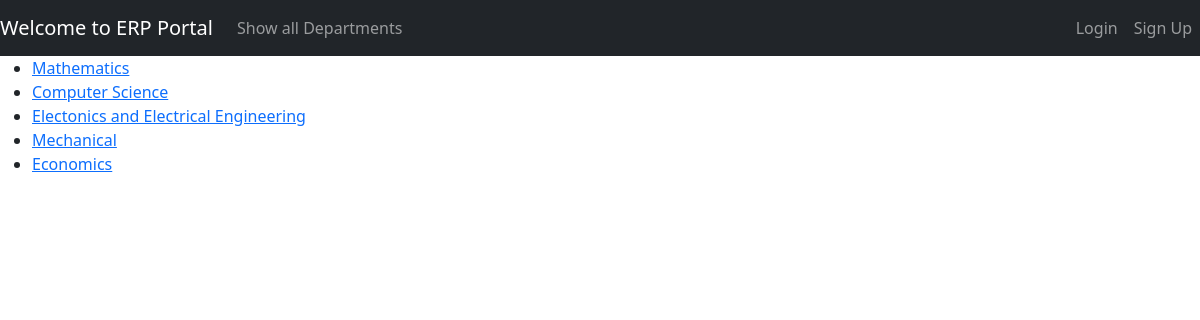
The page /departments on the database as committed earlier.
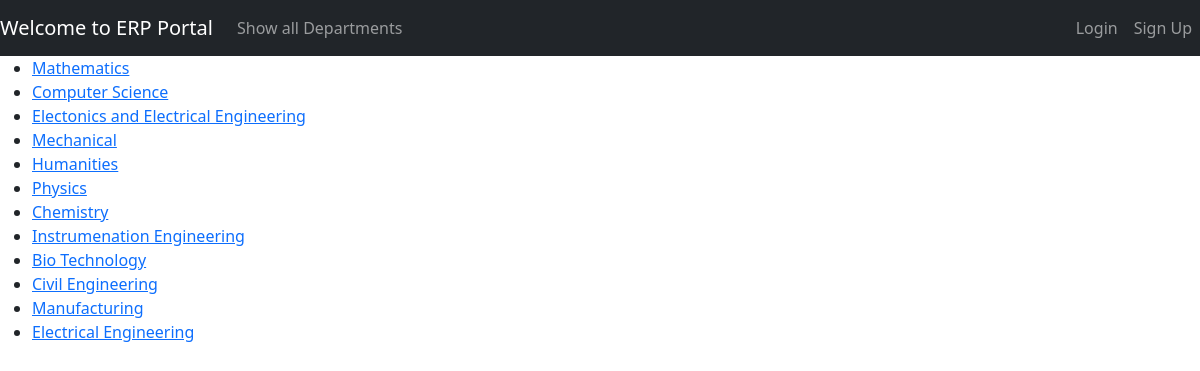
The same page on the database as committed later.
### erpApp/models.py (models this page shows)
class Department(models.Model):
    departmentName = models.CharField(max_length=100)
    facId = models.IntegerField()
    depCode = models.CharField(max_length=2, validators=[depError])
    def __str__(self):
        return self.departmentName

### erpApp/views.py (the view)
# urls.py: path("departments", views.listDepartments, name="listDepartment"),
def listDepartments(request):
    departments = Department.objects.all()
    print(departments)
    return render(request, "erpApp/listDepartments.html", {
        "departmentList": departments
    })

### erpApp/templates/erpApp/listDepartments.html (shortened to what this page needs)
{% extends 'base.html' %}
{% block content %}
    <div>
        <ul>
            {% for department in departmentList %}
                <li><a href="{% url 'listCourse' department.departmentName %}">{{department}}</a></li>
            {% endfor %}
        </ul>
    </div>
{% endblock content %}

### templates/base.html (shortened to what this page needs)
<!DOCTYPE html>
<html lang="en">
<head>
    {% load bootstrap5 %}
    {% bootstrap_css %}
</head>
<body>
    {% block navigation %}
        {% include 'includes/navbar.html' %}
    {% endblock navigation %}
    {%block content%}{%endblock%}
</body>
</html>

### templates/includes/navbar.html (shortened to what this page needs)
<nav class="navbar navbar-expand-lg navbar-dark bg-dark sticky-top">
    <a class="navbar-brand" href="{% url 'home' %}">Welcome to ERP Portal</a>
    <div class="collapse navbar-collapse" id="navbarSupportedContent">
        <ul class="navbar-nav mr-auto">
            <li class="nav-item active">
            <a class="nav-link" href="{% url 'listDepartment' %}"> <span class="sr-only">Show all Departments</span></a>
            </li>
            {% if user.is_authenticated and not user.is_staff %}
                <li class="nav-item dropdown">
                    <a class="nav-link dropdown-toggle" href="#" id="navbarDropdown" role="button" data-toggle="dropdown" aria-haspopup="true" data-bs-toggle="dropdown" aria-expanded="false">
                    Action
                    </a>
                    <div class="dropdown-menu" aria-labelledby="navbarDropdown">
                    <a class="dropdown-item" href="{% url 'listMyCourse' user.student.rollNo %}">Show my Courses</a>
                    <a class="dropdown-item" href="{% url 'subjectRegistration' user.student.rollNo%}">Subject Registration</a>
                    <div class="dropdown-divider"></div>
                    <a class="dropdown-item" href="{% url 'dashboardOverall' user.student.rollNo %}">Dashboard</a>
                    </div>
                </li>
        </ul>
        <ul class="navbar-nav" style="margin-left:auto;">
            <li class="nav-item">
                <a href="/" class="nav-link">Hello,{{user.student.firstName}} {{user.student.lastName}} ({{user.student.rollNo}})</a>
            </li>
            <li class="nav-item">
                <a href="/logout" class="nav-link">Logout</a>
            </li>
        </ul>
        {% else %}
        </ul>
        <ul class="navbar-nav" style="margin-left:auto;">
            <li class="nav-item">
                <a href="{% url 'login' %}" class="nav-link">Login</a>
            </li>
            <li class="nav-item">
                <a href="{% url 'registration' %}" class="nav-link">Sign Up</a>
            </li>
        </ul>
        {% endif %}
    </div>
</nav>

Rows that differ between the two databases and show on the page:
changed Department: departmentName "Economics" → "Humanities"
added Department: departmentName "Physics"
added Department: departmentName "Chemistry"
added Department: departmentName "Instrumenation Engineering"
added Department: departmentName "Bio Technology"
added Department: departmentName "Civil Engineering"
added Department: departmentName "Manufacturing"
added Department: departmentName "Electrical Engineering"
